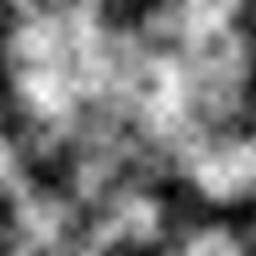
#> input picture assets/blender/overview/ov-trees_textures/LeafNoise.png, 256 x 256 px, found by its file name; its folder holds 6 pictures in this run
$ python bake_trees.py
#> lines starting #> are read from the running program, lines starting #| are printed output that depends on the picture
"""把 ov-trees 的 ColorRamp 烘进 sRGB 贴图（glTF 无法表示 ColorRamp，
之前直接导出灰色噪波当 baseColor，Godot 里树冠呈灰白）。
噪波 t(0..1) -> 三档线性插值 -> 线性 RGB -> sRGB 存 PNG。
与 ov-trees.py 的节点停靠点逐字一致（dark 0.0 / mid 0.5 / light 1.0）。"""
import numpy as np
from PIL import Image
import os
BASE = os.path.expanduser("~/workspace/goals/campus-virtual-power-plant-competition/files/demo-godot")
TEX = os.path.join(BASE, "assets/blender/overview/ov-trees_textures")

def srgb_to_linear(c):
    c = c / 255.0
    return c / 12.92 if c <= 0.04045 else ((c + 0.055) / 1.055) ** 2.4

def hex_to_linear(h):
    h = h.lstrip("#")
    return tuple(srgb_to_linear(int(h[i:i+2], 16)) for i in (0, 2, 4))

def linear_to_srgb(a):
    a = np.clip(a, 0.0, 1.0)
    return np.where(a <= 0.0031308, a * 12.92, 1.055 * np.power(a, 1.0/2.4) - 0.055)

def bake(noise_file, out_name, dark, mid, light):
#> called with noise_file = 'LeafNoise.png', out_name = 'Crown_Perimeter_color.png', dark = '#2F6B2A', mid = '#4E8A3F', light = '#6FA84E'
    t = np.asarray(Image.open(os.path.join(TEX, noise_file)).convert("L"), dtype=np.float64) / 255.0
    rgb_lin = np.zeros((*t.shape, 3))
    for ch in range(3):
        stops = [hex_to_linear(dark)[ch], hex_to_linear(mid)[ch], hex_to_linear(light)[ch]]
        rgb_lin[:, :, ch] = np.interp(t, [0.0, 0.5, 1.0], stops)
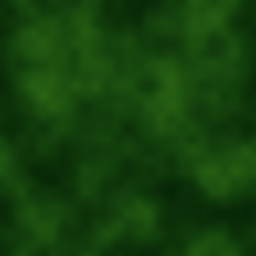
#> rgb_lin: shape (256, 256, 3) float64; mean of channels 0, 1, 2 0.0802, 0.256, 0.049; drawn as R, G, B
    out = (linear_to_srgb(rgb_lin) * 255.0 + 0.5).astype(np.uint8)
#> in linear_to_srgb, `return np.where(a <= 0.0031308, a * 12.92, 1.055 * np.power(a, 1.0/2.4..`:
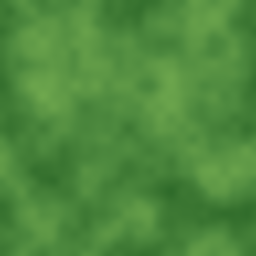
#> returned value: shape (256, 256, 3) float64; mean of channels 0, 1, 2 0.309, 0.54, 0.244; drawn as R, G, B
    p = os.path.join(TEX, out_name)
    Image.fromarray(out, "RGB").save(p)
    m = out.reshape(-1, 3).mean(axis=0)
#> m = [78.85, 137.8, 62.12]
    print(f"{out_name}: mean=({m[0]:.1f},{m[1]:.1f},{m[2]:.1f}) #%02X%02X%02X" % tuple(int(round(v)) for v in m))
#| Crown_Perimeter_color.png: mean=(78.8,137.8,62.1) #4F8A3E
    return p

jobs = [
    ("LeafNoise.png", "Crown_Perimeter_color.png", "#2F6B2A", "#4E8A3F", "#6FA84E"),
    ("LeafNoise.png", "Crown_Perimeter_Light_color.png", "#3A7A33", "#5C9A48", "#82B85E"),
    ("LeafNoise.png", "Crown_Roadside_color.png", "#3F7A32", "#5C9A44", "#8AB85C"),
    ("LeafNoise.png", "Crown_Roadside_Light_color.png", "#4A8540", "#6FAA50", "#9CC46A"),
    ("LeafNoise.png", "Crown_Scattered_color.png", "#557F35", "#7AA84A", "#A8C46A"),
    ("LeafNoise.png", "Crown_Scattered_Light_color.png", "#648C40", "#8AB85A", "#B8D47A"),
    ("BarkNoise.png", "Trunk_Bark_color.png", "#4A2F1C", "#6B4E2E", "#8A6B4A"),
]
for j in jobs:
    bake(*j)
print("DONE bake")
